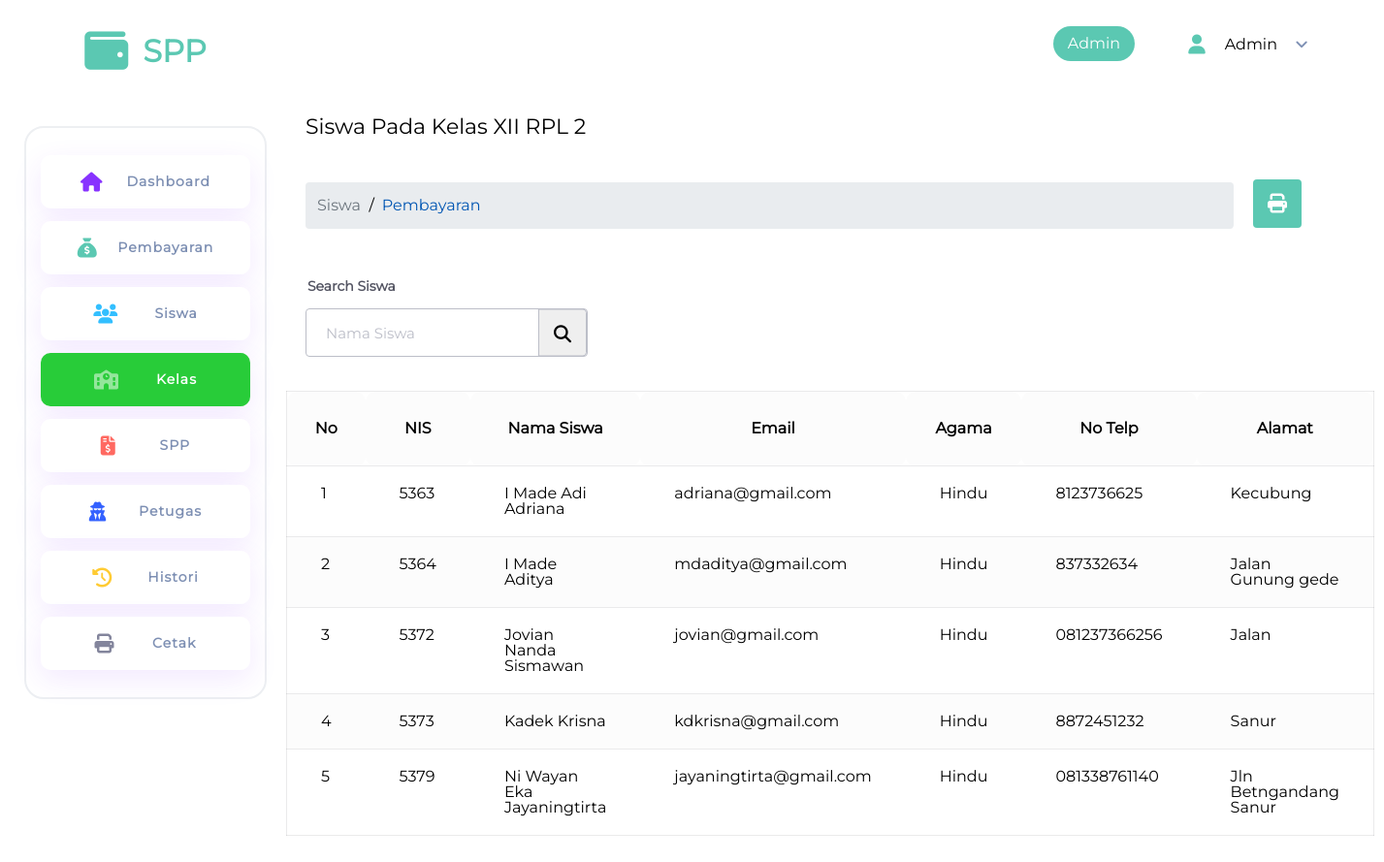
Page /kelas/detail.php?id=1 (signed in) on the committed database.
### tables this page shows
CREATE TABLE `kelas` (
  `id_kelas` int(11) NOT NULL,
  `id_spp` int(11) NOT NULL,
  `kelas` varchar(50) NOT NULL,
  `jurusan` varchar(50) NOT NULL,
  `jenis_kelas` enum('regular','laptop') DEFAULT NULL,
  `angkatan` year(4) NOT NULL
);

CREATE TABLE `siswa` (
  `nis` int(11) NOT NULL,
  `nisn` int(11) NOT NULL,
  `nama` varchar(100) NOT NULL,
  `email` varchar(200) NOT NULL,
  `password` varchar(255) NOT NULL,
  `id_kelas` int(11) NOT NULL,
  `agama` enum('Hindu','Islam','Kristen Protestan','Kristen Katolik','Konghucu','Buddha') DEFAULT NULL,
  `jk` enum('Laki-Laki','Perempuan') NOT NULL,
  `no_telp` varchar(20) NOT NULL,
  `alamat` varchar(150) NOT NULL
);

### app/query.php (called while the page is built, shortened)
<?php
function query($query, $returnFetch = true, $returnInArray = false)
{
    global $koneksi;
    $query = mysqli_query($koneksi, $query);
    $row_data = [];
    if ($returnFetch) {
        while ($rows = mysqli_fetch_assoc($query)) {
            $row_data[] = $rows;
        }
        if (count($row_data) === 1) {
            if ($returnInArray) {
                return $row_data;
            } else {
                return $row_data[0];
            }
        }
        return $row_data;
    }
    return $query;
}
function getSiswaByKelas($idKelas, $action = false)
{
    return query("SELECT * FROM siswa WHERE id_kelas = $idKelas", $action);
}
function getKelasBySemester($semester, $data = null)
{
    $kelas = $semester / 2;
    $kelasRomawi = match (intval(ceil($kelas))) {
        1 => "X",
        2 => "XI",
        3 => "XII",
        default => "Class error!",
    };
    if (!is_null($data)) {
        return $kelasRomawi . " " . $data;
    } else {
        return $kelasRomawi;
    }
}
function getKelasSaatIni($semesterSaatIni)
{
    return getKelasBySemester($semesterSaatIni);
}
function getSemester($angkatan)
{
    $startYear = date("Y-m-d", mktime(0, 0, 0, 1, 1, date("Y")));
    $bulanSaatIni = date("m");
    $hasilAngka = intval($startYear) - intval($angkatan);
    if (in_array($bulanSaatIni, range(1, 7))) {
        return $hasilAngka * 2;
    } else {
        return $hasilAngka * 2 - 1;
    }
}
function perbedaanBulan(int $tahunSekarang, int $tahunKemarin)
{
    $tahunSekarang = $tahunSekarang * 12;
    $tahunKemarin = $tahunKemarin * 12;
    return $tahunSekarang - $tahunKemarin;
}
function getBulanDanTahun($angkatan, int $semester)
{
    [$bulanMulai, $bulanAkhir, $dbMulai, $dbAkhir] = [0, 6, 1, 6];
    if (isOdd($semester)) {
        [$bulanMulai, $bulanAkhir, $dbMulai, $dbAkhir] = [6, 12, 7, 12];
    }
    for ($i = $bulanMulai; $i <= $bulanAkhir; $i++) {
        $bulan[] = $i;
    }
    $decrementBy = 6;
    $startYear = date("Y-m-d", mktime(0, 0, 0, 1, 1, date("Y")));
    $bulanSemesterMulai = -perbedaanBulan(intval($startYear), $angkatan);
    for ($i = 0; $i < $semester; $i++) {
        $bulanSemesterMulai += $decrementBy;
    }
    $year = date("Y", strtotime($startYear . "$bulanSemesterMulai Months"));
    for ($i = 0; $i < 6; $i++) {
        $tahun[] = $year;
    }
    return [
        "bulan" => $bulan,
        "tahun" => $tahun,
        "bulanMulai" => $bulanMulai,
        "bulanAkhir" => $bulanAkhir,
        "dbMulai" => $dbMulai,
        "dbAkhir" => $dbAkhir
    ];
}
function getPembayaranByKelas($idKelas, $semester)
{
    $angkatan = query("SELECT angkatan FROM kelas WHERE id_kelas = $idKelas");
    $bulanTahun = getBulanDanTahun($angkatan['angkatan'], $semester);
    $bulanMulai = $bulanTahun['bulanMulai'];
    $bulanAkhir = $bulanTahun['bulanAkhir'];
    $dbMulai = $bulanTahun['dbMulai'];
    $dbAkhir = $bulanTahun['dbAkhir'];
    $year = $bulanTahun['tahun'][0];
    $siswa = query("SELECT * FROM siswa JOIN kelas USING(id_kelas) WHERE id_kelas = $idKelas", true, true);
    $nisSiswa = implode(',', array_map(function ($value) {
        return $value['nis'];
    }, $siswa));
    $data = [];
    foreach ($siswa as $value) {
        $data[$value['nis']] = [];
        $data[$value['nis']]['nama'] = $value['nama'];
        $data[$value['nis']]['pembayaran'] = [];
        for ($i = $bulanMulai; $i < $bulanAkhir; $i++) {
            $bulan = substr(BULAN[$i], 0, 3);
            $data[$value['nis']]['pembayaran'][$bulan] = false;
        }
    }
    $pembayaran = query("SELECT * FROM pembayaran WHERE nis IN ($nisSiswa) AND tahun = '$year' AND (bulan BETWEEN '$dbMulai' AND '$dbAkhir')", false);
    foreach ($pembayaran as $value) {
        $bulan = substr(BULAN[$value['bulan'] - 1], 0, 3);
        $data[$value['nis']]['pembayaran'][$bulan] = true;
    }
    return $data;
}
function getKelasById($id)
{
    return query("SELECT * FROM kelas WHERE id_kelas = $id");
}

### kelas/detail.php (the view, shortened to what this page needs)
<?php
include '../templates/header.php';
if (isset($_GET['id'])) {
    $id = $_GET['id'];
    $kelas = getKelasById($id);
    if ($kelas) {
        $idKelas = $kelas['id_kelas'];
        $semesterSaatIni = getSemester($kelas['angkatan']);
        $semester = $_GET['semester'] ?? $semesterSaatIni;
        $siswaDetails = getSiswaByKelas($idKelas);
        $siswa = getSiswaByKelas($idKelas);
        $pembayaran = query("SELECT * FROM pembayaran INNER JOIN siswa USING(nis) INNER JOIN kelas USING (id_kelas) WHERE id_kelas = $idKelas");
        if($pembayaran){
            $kelasPembayaran = getPembayaranByKelas($idKelas, $semester);
        }else{
            $kelasPembayaran= [];
        }
    } else {
        setAlert("Kelas Tidak Ditemukan!", "floating-alert bg-danger", "ico-exclamation-circle");
        redirect("kelas/");
        return false;
    }
} else {
    setAlert("Kelas Tidak Ditemukan!", "floating-alert bg-danger", "ico-exclamation-circle");
    redirect("kelas/");
    return false;
}
?>
<link rel="stylesheet" href="<?=homeUrl()?>/assets/css/page/form.css">
<?php if (isset($_GET['id'])): ?>
<h1 class="page-title">Siswa Pada Kelas
    <?=getKelasSaatIni(getSemester($kelas['angkatan'])) . " " . strtoupper(($kelas['kelas']))?></h1>
<?php endif; ?>
<div class="nav-container">
    <?php if ($siswa): ?>
    <nav class="breadcrumb-wrapper">
        <ol class="breadcrumb">
            <li class="breadcrumb-item navigation" data-target='#siswa'><a>Siswa</a></li>
            <li class="breadcrumb-item navigation" data-target='#pembayaran'><a>Pembayaran</a>
            </li>
        </ol>
    </nav>
    <div class="print">
        <form action="" method="get" class="formPrint">
            <button class="button bg-green">
                <li class="ico ico-print c-white"></li>
            </button>
        </form>
    </div>
    <?php endif;?>
</div>
<section id="siswa" class="active">
    <div class="header-container">
        <?php if (mysqli_num_rows($siswa) > 0): ?>
        <form action="" method="get">
            <div class="input-group">
                <label for="">Search Siswa</label>
                <div class="input-icon">
                    <input class="input c-green bg-outline" type="text" name="search"
                        value="<?=isset($_GET['search']) ? $_GET['search'] : "";?>" placeholder="Nama Siswa">
                    <button type="submit" class="button bg-white icon">
                        <li class="ico ico-search ico-2x c-black"></li>
                    </button>
                </div>
            </div>
        </form>
        <?php endif;?>
    </div>
    <?php if (mysqli_num_rows($siswa) > 0): ?>
    <table class="table">
        <thead>
            <tr>
                <th>No</th>
                <th>NIS</th>
                <th>Nama Siswa</th>
                <th>Email</th>
                <th>Agama</th>
                <th>No Telp</th>
                <th>Alamat</th>
            </tr>
        </thead>
        <tbody>
            <?php
$i = 1;
while ($siswaDetail = mysqli_fetch_assoc($siswaDetails)):
?>
            <tr>
                <td><?=$i?></td>
                <td><?=$siswaDetail['nis']?></td>
                <td><?=$siswaDetail['nama']?></td>
                <td><?=$siswaDetail['email']?></td>
                <td><?=$siswaDetail['agama']?></td>
                <td><?=$siswaDetail['no_telp']?></td>
                <td><?=$siswaDetail['alamat']?></td>
            </tr>
            <?php
$i++;
endwhile;?>
        </tbody>
    </table>
    <?php endif;?>
</section>
<?php
include '../templates/footer.php';
?>

### assets/css/app.css (style rules this page uses)
*, body, html { position: relative; margin: 0; padding: 0; box-sizing: border-box; font-family: "Montserrat", sans-serif !important; -webkit-font-smoothing: antialiased; }
a { text-decoration: none; color: #0056b3; }
label { font-family: "Nunito"; display: block; font-style: normal; font-weight: 600; font-size: 14px; line-height: 16px; margin: 0 0 5px 2px; color: var(--neutral-gray-dark); }
li { list-style-type: none; }
.page-title { font-size: 22px; margin: 30px 20px; }

### assets/css/page/form.css (style rules this page uses)
.header-container { display: grid; grid-template-columns: auto auto; justify-content: space-between; align-items: center; padding: 0 40px 0 0; margin: 0 20px 35px 20px; gap: 15px; justify-items: end; }
.breadcrumb-wrapper { margin: 0 20px 35px 20px; }
.input-icon .input { width: 100% !important; }
.nav-container { display: flex; justify-content: space-between; margin-right: 20px; padding-right: 40px; align-items: baseline; }
.nav-container nav { width: 100%; }
.nav-container .print .button { width: 50px; height: 50px; }

### assets/css/components/colors.css (style rules this page uses)
:root { --color-danger: rgb(255 102 51); --color-info: rgb(51 191 255); --color-success: rgb(40 204 57); --color-sky: rgb(51 97 255); --color-warning: rgb(255 203 51); --color-primary: rgb(136 51 255); --color-secondary: rgb(125 143 179); --color-green-pastel: rgb(91 200 178); --color-red-pastel: rgb(255 105 97); --color-yellow-pastel: rgb(253 253 150); --neutral-gray-dark: rgb(84 85 99); --neutral-black: rgb(43 43 67); --neutral-gray: rgb(131 133 156); --color-gray: rgb(188 190 200); --badge-bg-success: rgb(235 249 241); --badge-success: rgb(31 146 84); --badge-bg-danger: rgb(251 231 232); --badge-danger: rgb(163 13 17); --badge-bg-warning: rgb(242 242 186); --badge-warning: rgb(163 83 13); --badge-bg-info: rgba(188, 186, 242, 0.45); --badge-info: rgb(31, 13, 163); --hover-brightness: 0.9; --icon-size: 20px; --logo-size: 45px; }
.c-black { color: black !important; }
.c-white { color: white !important; }
.c-green { color: var(--color-green-pastel) !important; }
.bg-green { background-color: var(--color-green-pastel) !important; }
.bg-outline { background-color: white !important; border: 1px solid var(--color-gray) !important; }

### assets/css/components/button.css (style rules this page uses)
.button { border-radius: 4px; padding: 5px 10px; border: none; cursor: pointer; transition: all 250ms; }
.button.bg-danger, .button.bg-success, .button.bg-info, .button.bg-primary, .button.bg-sky, .button.bg-red, .button.bg-green { color: white; }

### assets/css/components/input.css (style rules this page uses)
.input-group { display: flex; position: relative; flex-direction: column; flex-wrap: nowrap; gap: 10px; }
.input-icon { width: 100%; position: relative; }
.input-icon .icon { position: absolute; right: 1px; top: 50%; height: 98%; width: 50px; transform: translateY(-50%); }
.input-icon .input { padding-right: 65px; }
.button.icon { border-radius: 0px; border-top-right-radius: 4px; border-bottom-right-radius: 4px; border: 1px solid var(--color-gray); }
.input { background: #f1f1f1; border-radius: 4px; border: none; height: 50px; padding: 0 20px; font-size: 15px; color: black !important; transition: box-shadow 200ms ease-in-out; }
.input::placeholder { color: var(--color-gray); }

### assets/css/components/table.css (style rules this page uses)
.table { margin: 30px 0; width: 100%; overflow-x: auto; }
tr { transition: 200ms all ease-in-out; border: 1px solid rgba(85, 86, 90, 0.12) !important; }
th { font-weight: bold !important; }
.table thead tr { background-color: #fcfcfc !important; }
.table thead tr * { border-radius: 10px; padding: 30px 0 !important; vertical-align: middle !important; }
.table tr:nth-child(even) { background-color: #fcfcfc; }
th, td { padding: 20px 35px !important; }

### assets/css/components/circle.css (style rules this page uses)
:root { --circle-sky: rgba(51, 99, 255, 0.35); --circle-red: rgba(255, 105, 97, 0.35); --circle-green: rgba(91, 200, 178, 0.35); }

### assets/css/components/breadcrumb.css (style rules this page uses)
ol { margin: 0; }
.breadcrumb { display: flex; flex-wrap: wrap; background-color: #e9ecef; padding: 1rem 0.75rem; margin: 1rem 0; list-style: none; border-radius: 0.25rem; gap: 1rem; column-gap: 0.5rem; }
.breadcrumb-item:not(:last-child)::after { content: "\00a0\00a0 /"; }
.breadcrumb-item.active * { color: #6c757d; }

### rows in the picture
kelas: angkatan "XII", kelas "RPL 2"
siswa: nis "5363", nama "I Made Adi Adriana", email "adriana@gmail.com", agama "Hindu", no_telp "8123736625", alamat "Kecubung"
siswa: nis "5364", nama "I Made Aditya", email "mdaditya@gmail.com", agama "Hindu", no_telp "837332634", alamat "Jalan Gunung gede"
siswa: nis "5372", nama "Jovian Nanda Sismawan", email "jovian@gmail.com", agama "Hindu", no_telp "081237366256", alamat "Jalan"
siswa: nis "5373", nama "Kadek Krisna", email "kdkrisna@gmail.com", agama "Hindu", no_telp "8872451232", alamat "Sanur"
siswa: nis "5379", nama "Ni Wayan Eka Jayaningtirta", email "jayaningtirta@gmail.com", agama "Hindu", no_telp "081338761140", alamat "Jln Betngandang Sanur"

### other values in the picture
getLevel() "Admin"
getUName() "Admin"
